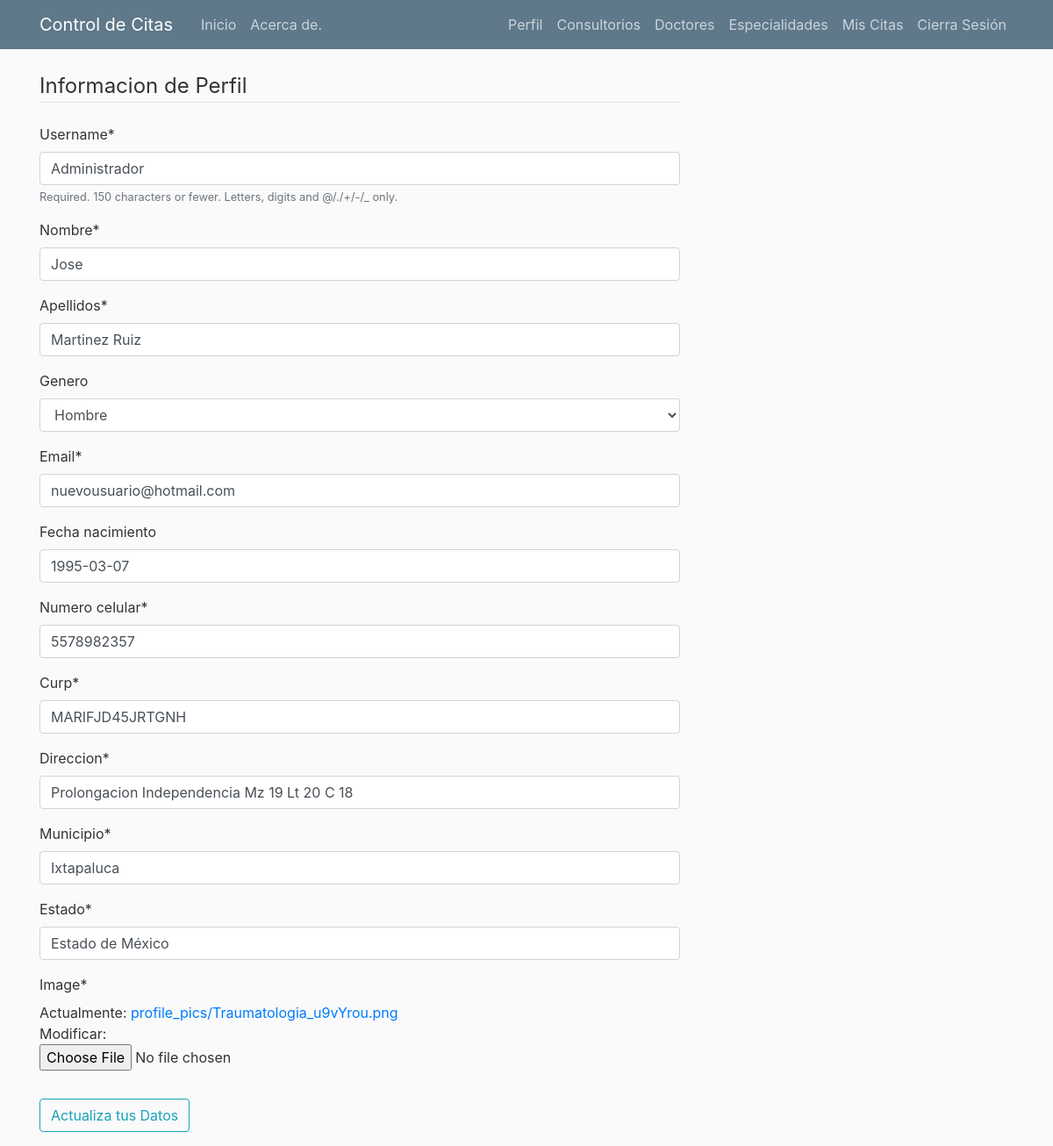
The page /Uperfil/ (signed in) on the database its author committed.
### user/models.py (models this page shows, shortened)
class perfiles(models.Model):
    nombre = models.CharField(max_length=30)
    apellidos = models.CharField(max_length=30)
    user = models.OneToOneField(User, on_delete=models.CASCADE)
    image =models.ImageField(default='default.jpg', upload_to='profile_pics')
    genero = models.CharField(choices=(('M', 'Mujer'), ('H', 'Hombre')), max_length=16, blank=True)
    fecha_nacimiento = models.DateField(blank=True, null=True)
    numero_celular = models.CharField(unique=True, max_length=10, null=True)
    curp = models.CharField(max_length=50)
    email = models.CharField(unique=True, max_length=50)
    direccion = models.CharField(max_length=50)
    municipio = models.CharField(max_length=50)
    estado = models.CharField(max_length=50)

### user/views.py (the view)
# urls.py: path('Uperfil/', user_views.profile, name='Uprofile'),
@login_required
def profile(request):
    if request.method == 'POST':
        u_form = UserUpdateForm(request.POST, instance=request.user)
        p_form = PerfilesUpdateForm(request.POST, request.FILES, instance=request.user.perfiles)
        if u_form.is_valid() and p_form.is_valid():
            u_form.save()
            p_form.save()
            messages.success(request, f'Tu perfil ha sido Actualizado!')
            return redirect('profile')
    else:
        u_form = UserUpdateForm(instance=request.user)
        p_form = PerfilesUpdateForm(instance=request.user.perfiles)
    context = {
        'u_form': u_form,
        'p_form': p_form
    }
    return render(request, 'user/updateperfil.html', context)

### user/forms.py
class UserUpdateForm(forms.ModelForm):
    class Meta:
        model = User
        fields = ['username']

class PerfilesUpdateForm(forms.ModelForm):
    class Meta:
        model = perfiles
        fields = ['nombre','apellidos','genero', 'email', 'fecha_nacimiento','numero_celular','curp',
        'direccion','municipio','estado','image']

### user/templates/user/updateperfil.html (shortened to what this page needs)
{% extends "core/base.html" %}
{% load crispy_forms_tags %}
{% block content %}
        <form method="POST" enctype="multipart/form-data">
            <fieldset class="form-group">
                <legend class="border-bottom mb-4">Informacion de Perfil</legend>
                {{ u_form|crispy }}
                {{ p_form|crispy }}
            </fieldset>
            <div class="form-group">
                <button class="btn btn-outline-info" type="submit">Actualiza tus Datos</button>
            </div>
        </form>
    </div>
{% endblock content %}

### core/static/core/css/main.css (style rules this page uses)
body { background: #fafafa; color: #333333; margin-top: 5rem; }

### rows shown on the page
perfiles: nombre "Jose", apellidos "Martinez Ruiz", genero "Hombre", email "nuevousuario@hotmail.com", fecha_nacimiento "1995-03-07", numero_celular "5578982357", curp "MARIFJD45JRTGNH", direccion "Prolongacion Independencia Mz 19 Lt 20 C 18", municipio "Ixtapaluca", estado "Estado de México"
